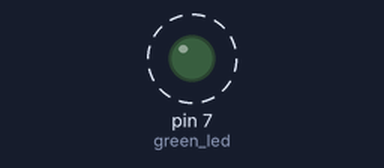
A program run on a simulated Raspberry Pi (header pin numbers). Parts: output pins drawn as LEDs (lit = HIGH). Dashed ring = blinking. What the program prints to the terminal is not drawn.

Above: at 0.5 s.
Timing chart, 0 to 4.6 s (numbered marks = the images above):
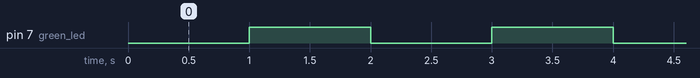

The program:

blink_led2.py
```python
#!/usr/bin/python3

# A simple GPIO high low blinking LED test that repeats iteself until told to stop.
# Use CTRL + C to stop the program.

import RPi.GPIO as GPIO
import time

# Physical pins
GPIO.setmode(GPIO.BOARD)
# GPIO.setmode(GPIO.BCM)

# Pin designators
green_led = 7

# Pin configuration
GPIO.setup(green_led, GPIO.OUT)

try:
    while True:
        # set to False or 0 for on, True or 1 for off.
        print("Turing LED on using False")
        GPIO.output(green_led, False)
        time.sleep(1)
        print("Turing LED off using True")
        GPIO.output(green_led, True)
        time.sleep(1)
        print("Turing LED on using 0")
        GPIO.output(green_led, 0)
        time.sleep(1)
        print("Turing LED off using 1")
        GPIO.output(green_led, 1)
        time.sleep(1)

except KeyboardInterrupt:
    print("stopping program")
    GPIO.cleanup()
```

Measured:
- by itself, pin 7 (green_led): alternates HIGH for 1.0 s and LOW for 1.0 s
